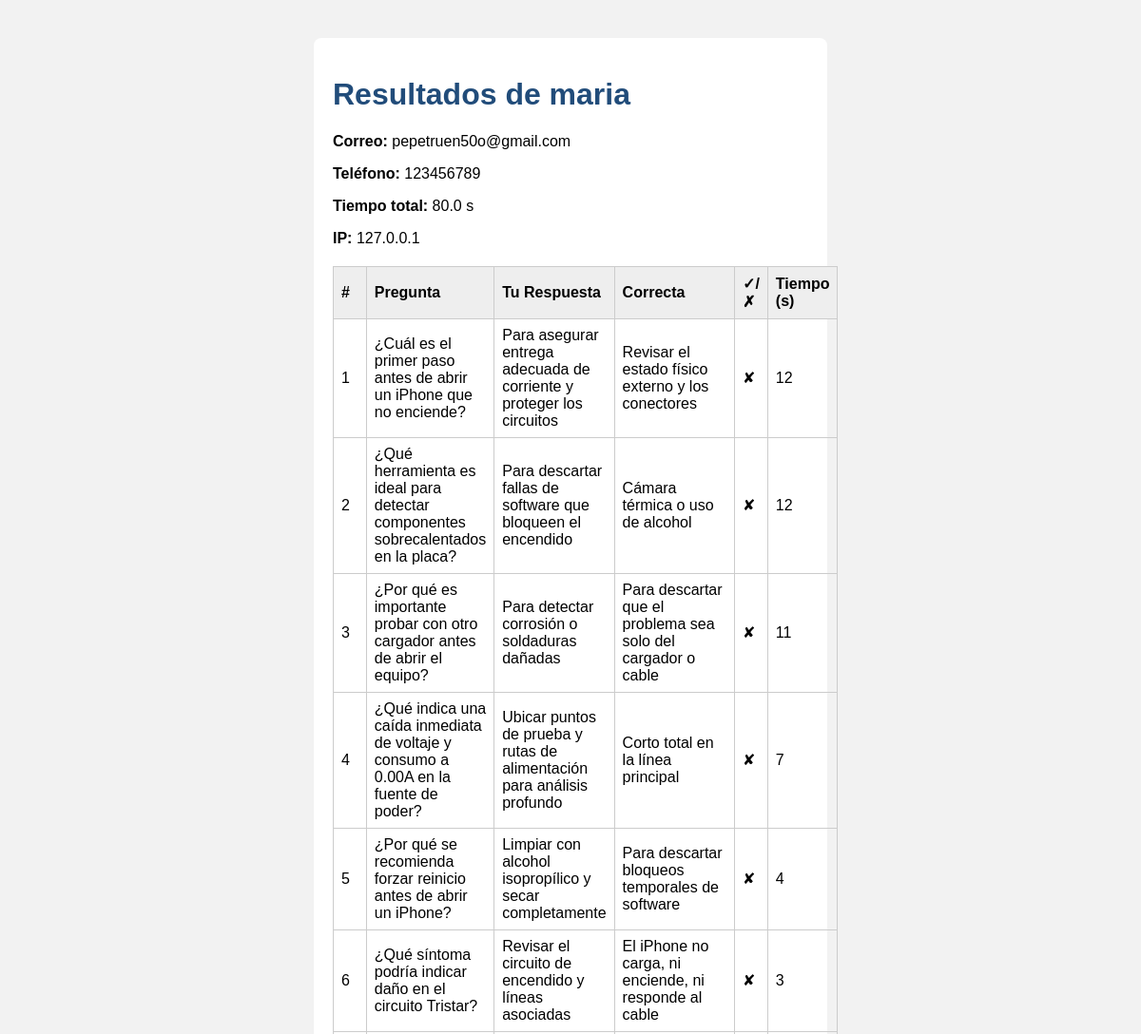
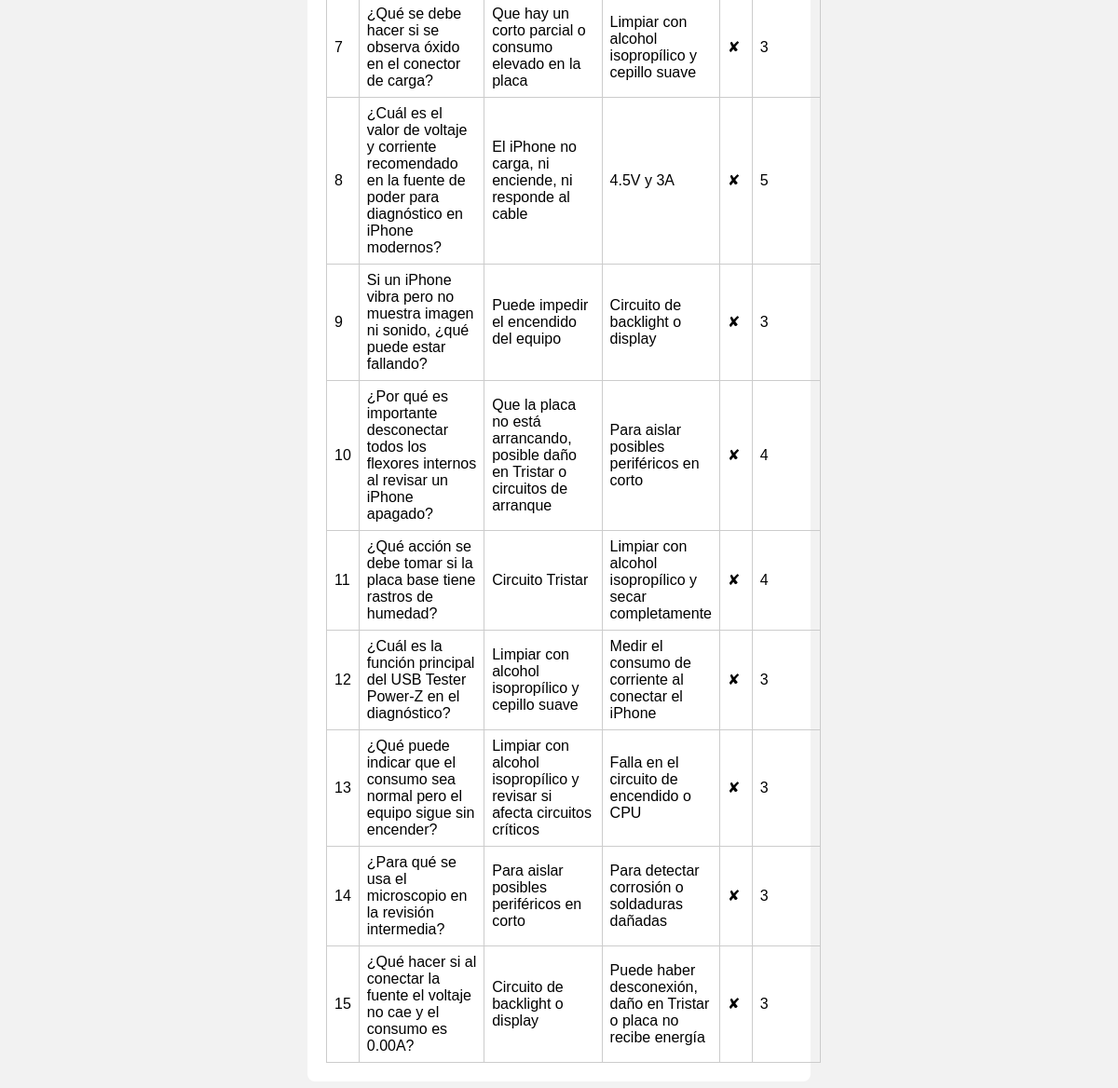
The app's page /resultado/2 with its own data (2 pictures, top to bottom).
### tables this page shows
CREATE TABLE respuestas (
                id INTEGER PRIMARY KEY AUTOINCREMENT,
                nombre TEXT,
                correo TEXT,
                telefono TEXT,
                respuestas TEXT,
                tiempos TEXT,
                tiempo_total REAL,
                ip TEXT
            );

### app.py (the view)
@app.route("/resultado/<int:res_id>")
def resultados_tecnico(res_id):
    conn = sqlite3.connect(DB_FILE)
    c = conn.cursor()
    c.execute("""
        SELECT nombre, correo, telefono, respuestas, tiempos, tiempo_total, ip
        FROM respuestas WHERE id=?
    """, (res_id,))
    row = c.fetchone()
    conn.close()
    preguntas = cargar_preguntas()
    user_resps = json.loads(row[3])
    user_times = json.loads(row[4])
    detalles = []
    for i, ur in enumerate(user_resps):
        p = preguntas[i]
        correcta_idx = p.get("respuestaCorrecta", 0)
        correcta_text = p["opciones"][correcta_idx]
        detalles.append({
            "pregunta": p["pregunta"],
            "respuesta_usuario": ur,
            "respuesta_correcta": correcta_text,
            "acierto": ur == correcta_text,
            "tiempo": user_times[i] if i < len(user_times) else 0
        })
    return render_template(
        "resultados_tecnico.html",
        nombre=row[0],
        correo=row[1],
        telefono=row[2],
        tiempo_total=row[5],
        ip=row[6],
        detalles=detalles
    )

### app.py (called while the page is built)
def cargar_preguntas():
    with open(PREGUNTAS_FILE, "r", encoding="utf-8") as f:
        return json.load(f)

### templates/resultados_tecnico.html (shortened to what this page needs)
<!DOCTYPE html>
<html lang="es">
<head>
  <link rel="stylesheet" href="{{ url_for('static', filename='style.css') }}">
</head>
<body>
  <div class="container">
    <h1>Resultados de {{ nombre }}</h1>
    <p><strong>Correo:</strong> {{ correo }}</p>
    <p><strong>Teléfono:</strong> {{ telefono }}</p>
    <p><strong>Tiempo total:</strong> {{ tiempo_total }} s</p>
    <p><strong>IP:</strong> {{ ip }}</p>
    <table>
      <thead>
        <tr>
          <th>#</th>
          <th>Pregunta</th>
          <th>Tu Respuesta</th>
          <th>Correcta</th>
          <th>✓/✗</th>
          <th>Tiempo (s)</th>
        </tr>
      </thead>
      <tbody>
        {% for d in detalles %}
          <tr>
            <td>{{ loop.index }}</td>
            <td>{{ d.pregunta }}</td>
            <td>{{ d.respuesta_usuario }}</td>
            <td>{{ d.respuesta_correcta }}</td>
            <td>{% if d.acierto %}✔{% else %}✘{% endif %}</td>
            <td>{{ d.tiempo }}</td>
          </tr>
        {% endfor %}
      </tbody>
    </table>
  </div>
</body>
</html>

### static/style.css (style rules this page uses)
body { font-family: Arial, sans-serif; background: #f2f2f2; margin: 0; padding: 0; }
.container { max-width: 500px; margin: 40px auto; background: white; padding: 20px; border-radius: 8px; }
h1, h2 { color: #214C7A; }
table { width: 100%; border-collapse: collapse; margin-top: 20px; }
th, td { border: 1px solid #ccc; padding: 8px; text-align: left; }
th { background: #eee; }

### records on screen
respuestas: nombre "maria", correo "pepetruen50o@gmail.com", telefono "123456789", tiempo_total "80.0", ip "127.0.0.1"

### other values on screen
{{ d.pregunta }} "¿Cuál es el primer paso antes de abrir un iPhone que no enciende?" "¿Qué herramienta es ideal para detectar componentes sobrecalentados en la placa?" "¿Por qué es importante probar con otro cargador antes de abrir el equipo?" "¿Qué indica una caída inmediata de voltaje y consumo a 0.00A en la fuente de poder?" "¿Por qué se recomienda forzar reinicio antes de abrir un iPhone?" "¿Qué síntoma podría indicar daño en el circuito Tristar?" "¿Qué se debe hacer si se observa óxido en el conector de carga?" "¿Cuál es el valor de voltaje y corriente recomendado en la fuente de poder para diagnóstico en iPhone modernos?" "Si un iPhone vibra pero no muestra imagen ni sonido, ¿qué puede estar fallando?" "¿Por qué es importante desconectar todos los flexores internos al revisar un iPhone apagado?" "¿Qué acción se debe tomar si la placa base tiene rastros de humedad?" "¿Cuál es la función principal del USB Tester Power-Z en el diagnóstico?" "¿Qué puede indicar que el consumo sea normal pero el equipo sigue sin encender?" "¿Para qué se usa el microscopio en la revisión intermedia?" "¿Qué hacer si al conectar la fuente el voltaje no cae y el consumo es 0.00A?"
{{ d.respuesta_usuario }} "Para asegurar entrega adecuada de corriente y proteger los circuitos" "Para descartar fallas de software que bloqueen el encendido" "Para detectar corrosión o soldaduras dañadas" "Ubicar puntos de prueba y rutas de alimentación para análisis profundo" "Limpiar con alcohol isopropílico y secar completamente" "Revisar el circuito de encendido y líneas asociadas" "Que hay un corto parcial o consumo elevado en la placa" "El iPhone no carga, ni enciende, ni responde al cable" "Puede impedir el encendido del equipo" "Que la placa no está arrancando, posible daño en Tristar o circuitos de arranque" "Circuito Tristar" "Limpiar con alcohol isopropílico y cepillo suave" "Limpiar con alcohol isopropílico y revisar si afecta circuitos críticos" "Para aislar posibles periféricos en corto" "Circuito de backlight o display"
{{ d.respuesta_correcta }} "Revisar el estado físico externo y los conectores" "Cámara térmica o uso de alcohol" "Para descartar que el problema sea solo del cargador o cable" "Corto total en la línea principal" "Para descartar bloqueos temporales de software" "El iPhone no carga, ni enciende, ni responde al cable" "Limpiar con alcohol isopropílico y cepillo suave" "4.5V y 3A" "Circuito de backlight o display" "Para aislar posibles periféricos en corto" "Limpiar con alcohol isopropílico y secar completamente" "Medir el consumo de corriente al conectar el iPhone" "Falla en el circuito de encendido o CPU" "Para detectar corrosión o soldaduras dañadas" "Puede haber desconexión, daño en Tristar o placa no recibe energía"
{{ d.tiempo }} "12" "12" "11" "7" "4" "3" "3" "5" "3" "4" "4" "3" "3" "3" "3"
